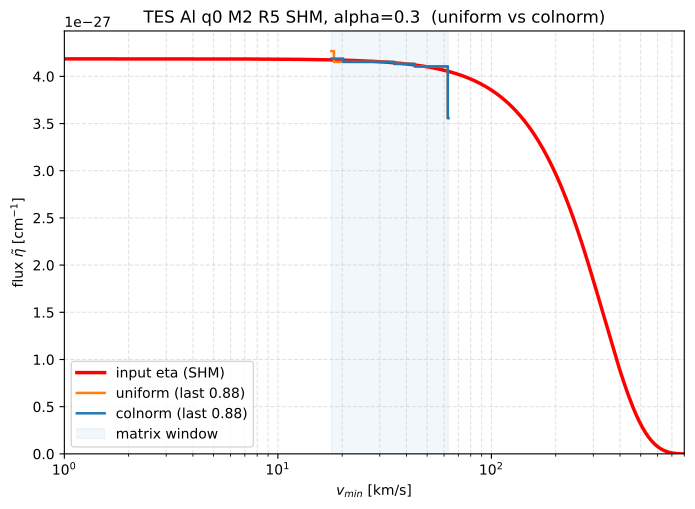

Reproduce this figure in Python.
import numpy as np, matplotlib
matplotlib.use("Agg"); import matplotlib.pyplot as plt
from weight_test import (central_area_cut, trap_weights, eta_halo_at,
                         weighted_min_flux_lp, CM_at, GEV_NATIVE, CSV_DIR, TARGET)

ALPHA=0.30; mass="2"
GEV=1e9/abs(eta_halo_at(GEV_NATIVE,"1",np.genfromtxt(CSV_DIR/"Al_q0M1_R5.csv",delimiter=",",names=True)["vmin"])).max()
d=np.genfromtxt(CSV_DIR/f"Al_q0M{mass}_R5.csv",delimiter=",",names=True); v=d["vmin"]
R=np.array([d[c] for c in d.dtype.names if c!="vmin"]); w=trap_weights(v)
Rc=np.array([central_area_cut(v,R[i],ALPHA) for i in range(len(R))])
M0=(Rc*w[None,:]); keep=M0.any(axis=0); M0k,vk=M0[:,keep],v[keep]
M=M0k/(GEV/GEV_NATIVE); eta=eta_halo_at(GEV,mass,vk)
mp=(TARGET/float((M@eta).max()))*M; data=mp@eta
cn=np.linalg.norm(mp,axis=0); C=CM_at(GEV)
xu=weighted_min_flux_lp(mp,data,np.ones(mp.shape[1]))
xc=weighted_min_flux_lp(mp,data,cn/cn.max())
print(f"window [{vk.min():.0f},{vk.max():.0f}] km/s, {len(vk)} cols")
print(f"uniform: last x/eta={xu[-1]/eta[-1]:.3f}  err={np.linalg.norm(xu-eta)/np.linalg.norm(eta):.2e}")
print(f"colnorm: last x/eta={xc[-1]/eta[-1]:.3f}  err={np.linalg.norm(xc-eta)/np.linalg.norm(eta):.2e}")
vg=np.logspace(0,np.log10(800),400)
fig,ax=plt.subplots(figsize=(8,5.5))
ax.plot(vg, eta_halo_at(GEV,mass,vg)*C, color="red", lw=2.5, label="input eta (SHM)")
ax.step(vk, xu*C, where="mid", color="C1", lw=1.8, label=f"uniform (last {xu[-1]/eta[-1]:.2f})")
ax.step(vk, xc*C, where="mid", color="C0", lw=1.8, label=f"colnorm (last {xc[-1]/eta[-1]:.2f})")
ax.axvspan(vk.min(),vk.max(),color="C0",alpha=0.06,label="matrix window")
ax.set_xscale("log"); ax.set_xlim(1,800); ax.set_ylim(bottom=0)
ax.set_xlabel(r"$v_{min}$ [km/s]"); ax.set_ylabel(r"flux $\tilde{\eta}$ [cm$^{-1}$]")
ax.set_title("TES Al q0 M2 R5 SHM, alpha=0.3  (uniform vs colnorm)")
ax.grid(True,which="both",ls="--",alpha=0.35); ax.legend(fontsize=10)
fig.savefig("tes_M2_a030.pdf",bbox_inches="tight"); print("saved tes_M2_a030.pdf")
